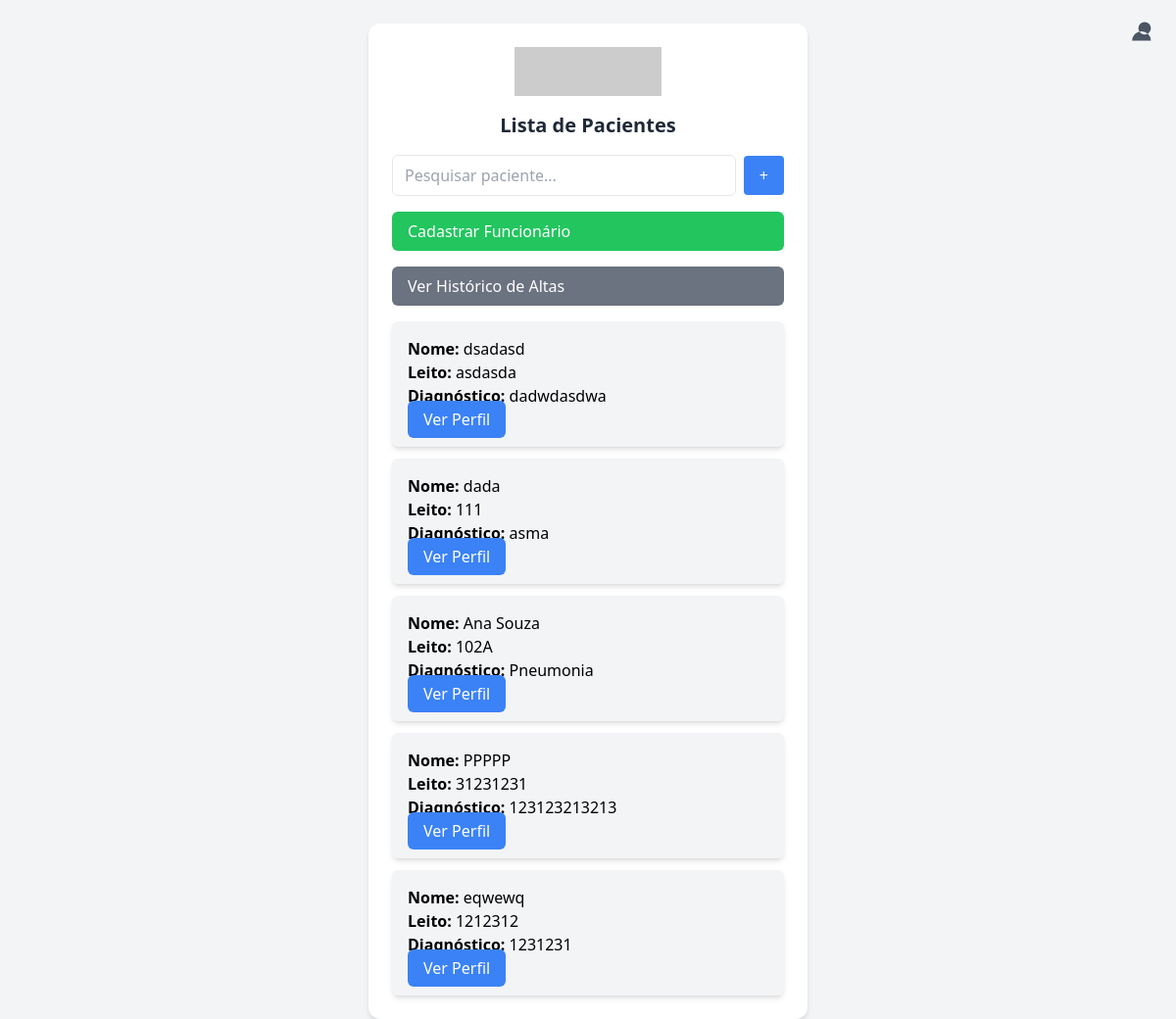
The app's page / (signed in) with its own data.
### triagem/models.py (models this page shows, shortened)
class Paciente(models.Model):
    nome = models.CharField(max_length=100)
    idade = models.IntegerField()
    leito = models.CharField(max_length=20)
    dih = models.CharField(max_length=50)
    diagnostico = models.TextField()
    data_internacao = models.DateField(auto_now_add=True)
    created_at = models.DateTimeField(auto_now_add=True)
    ativo = models.BooleanField(default=True)

### triagem/views.py (the view)
# urls.py: 2. Add a URL to urlpatterns:  path('', views.home, name='home')
@login_required
def home(request):
    if not request.user.is_authenticated:
        return redirect('login')  # Redireciona para a página de login se não estiver logado
    pacientes = Paciente.objects.filter(ativo=True)
    return render(request, "triagem/home.html", {"pacientes": pacientes})  # Caso contrário, exibe a página inicial

### triagem/templates/triagem/home.html (shortened to what this page needs)
<!DOCTYPE html>
<html lang="pt">
<head>
    <script src="https://cdn.tailwindcss.com"></script>
</head>
<body class="bg-gray-100">
    <div class="max-w-md mx-auto bg-white rounded-xl shadow-md overflow-hidden mt-6 p-6">
        <div class="flex justify-center mb-4">
            <img src="https://via.placeholder.com/150x50?text=PEWS" alt="PEWS Logo">
        </div>
        <h1 class="text-xl font-bold text-center text-gray-800">Lista de Pacientes</h1>
        <div class="mt-4 flex items-center space-x-2">
            <input type="text" id="search" placeholder="Pesquisar paciente..."
                class="w-full px-3 py-2 border rounded-md focus:ring-2 focus:ring-blue-400"
                onkeyup="filtrarPacientes()">
            <a href="{% url 'cadastrar_paciente' %}" class="bg-blue-500 text-white px-4 py-2 rounded">
                +
            </a>
        </div>
        {% if user.is_superuser or user.groups.all.0.name == "Administrador" %}
            <a href="{% url 'cadastrar_funcionario' %}" class="block bg-green-500 text-white px-4 py-2 rounded-md mt-4">
                Cadastrar Funcionário
            </a>
        {% endif %}
        {% if user.is_superuser or user.groups.all.0.name == "Administrador" %}
            <a href="{% url 'historico_pacientes' %}" class="block bg-gray-500 text-white px-4 py-2 rounded-md mt-4">
                Ver Histórico de Altas
            </a>
        {% endif %}
        <div class="absolute top-4 right-4">
            <a href="{% url 'perfil_usuario' %}" title="Perfil">
                <svg xmlns="http://www.w3.org/2000/svg" class="h-8 w-8 text-gray-600 hover:text-gray-800" viewBox="0 0 20 20" fill="currentColor">
                    <path fill-rule="evenodd" d="M10 4a4 4 0 100 8 4 4 0 000-8zM2 16a6 6 0 0112 0H2z" clip-rule="evenodd"/>
                </svg>
            </a>
        </div>
        <div id="lista_pacientes" class="mt-4 space-y-3">
            {% for paciente in pacientes %}
                <div class="bg-gray-100 p-4 rounded-md shadow-md mb-2">
                    <p><strong>Nome:</strong> {{ paciente.nome }}</p>
                    <p><strong>Leito:</strong> {{ paciente.leito }}</p>
                    <p><strong>Diagnóstico:</strong> {{ paciente.diagnostico }}</p>
                    <a href="{% url 'perfil_paciente' paciente.id %}" class="bg-blue-500 text-white px-4 py-2 rounded-md">
                        Ver Perfil
                    </a>
                </div>
            {% empty %}
                <p class="text-center text-gray-600 mt-4">Nenhum paciente cadastrado.</p>
            {% endfor %}
        </div>
    </div>
</body>
</html>

### records on screen
Paciente: nome "dsadasd", leito "asdasda", diagnostico "dadwdasdwa"
Paciente: nome "dada", leito "111", diagnostico "asma"
Paciente: nome "Ana Souza", leito "102A", diagnostico "Pneumonia"
Paciente: nome "PPPPP", leito "31231231", diagnostico "123123213213"
Paciente: nome "eqwewq", leito "1212312", diagnostico "1231231"
